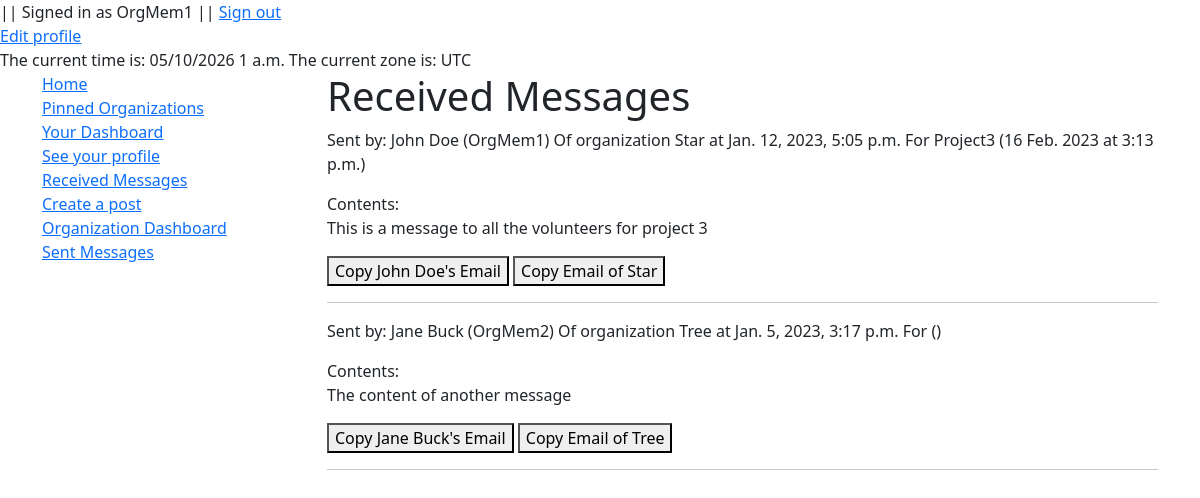
Page /Forum/received_messages (signed in) on the committed database.
### Forum/models.py (models this page shows, shortened)
class Message(models.Model):
    content = models.TextField(null=False, blank=False)
    sender = models.ForeignKey(Profile, on_delete=models.SET_NULL, null=True, related_name="sent_messages")
    event = models.ForeignKey(Event, on_delete=models.CASCADE, null=True, blank=True, related_name="messages")
    sending_org = models.ForeignKey(Organization, on_delete=models.SET_NULL, null=True, related_name="sent_messages")
    recipient = models.ManyToManyField(Profile, related_name='received_messages')
    timestamp = models.DateTimeField(auto_now_add=True, blank=True, null=True)

class Profile(User):
    birthday = models.DateField(default=timezone.now, blank=True, null=True)
    biography = models.TextField(default="I am a user of this website", null=True, blank=True)
    pinned = models.ManyToManyField(Organization, related_name="followers",blank=True)
    membership = models.ForeignKey(Organization, null=True, blank=True, on_delete=models.SET_NULL, related_name='members')
    class Meta:
        permissions = [
            ("can_post", "can post on behalf of an organization")
        ]

class Organization(models.Model):
    name = models.CharField(max_length=100, null=False, blank=False)
    about = models.TextField(null=False, blank=False)
    logo = models.ImageField(null=True, blank=True, upload_to='organization_logos')
    official_email = models.EmailField(null=True, blank=True)
    def __str__(self):
        return f"{self.name}"

class Event(models.Model):
    date = models.DateField(default=timezone.now, null=True, blank=True, validators=[MinValueValidator(timezone.now().date(), "valid values are not in the past")])
    time = models.TimeField(default=timezone.now, null=True, blank=True)
    open = models.BooleanField(default=True, null=False, blank=False)
    post = models.ForeignKey(Post, on_delete=models.CASCADE, related_name='project_times')
    @property
    def datetime(self):
        this_datetime = datetime.combine(self.date, self.time, timezone.utc)
        local_time = this_datetime.astimezone(timezone.get_current_timezone())
        date_str = format_date(local_time.date(), "j N Y")
        time_str = format_time(local_time.time(), 'g:i a')
        return f"{date_str} at {time_str}"

class Post(models.Model):
    title = models.CharField(max_length=150)
    body = models.TextField(null=False, blank=False)
    timestamp = models.DateTimeField(auto_now_add=True, blank=True, null=True)
    is_project = models.BooleanField(default=False, null=False, blank=False, verbose_name="Make this a project")
    author = models.ForeignKey(Profile, on_delete=models.SET_NULL, null=True, related_name='written_posts')
    organization = models.ForeignKey(Organization, on_delete=models.CASCADE, null=True, related_name='our_posts')

### Forum/views.py (the view)
# urls.py: path("received_messages", login_required(views.ReceivedMessagesView.as_view()), name = "received_messages"),
class ReceivedMessagesView(ListView):
    model = Message
    template_name = "Forum/message_pages/received_messages.html"
    def get_queryset(self, *args, **kwargs):
        queryset = super(ReceivedMessagesView, self).get_queryset(*args, **kwargs)
        current_profile = Profile.objects.get(pk=self.request.user.pk)
        return queryset.filter(recipient=current_profile).order_by("-timestamp")

### Forum/templates/Forum/message_pages/received_messages.html (shortened to what this page needs)
{% extends "Forum/layouts/sidebar_layout.html" %}
{% load static %}
{% block body %}
    <h1>Received Messages</h1>
    {% for message in message_list %}
        <div>
            <p>
                Sent by: {{ message.sender.get_full_name }} ({{ message.sender.username }})
                Of organization {{ message.sender.membership }}
                 at {{ message.timestamp }}
                For {{ message.event.post.title }} ({{ message.event.datetime }})
            </p>
            Contents:
            <p> {{ message.content }} </p>
            <button type="button" onclick="copy_text(this,'{{ message.sender.email}}')">Copy {{ message.sender.get_full_name }}'s Email</button>
            <button type="button" onclick="copy_text(this,'{{ message.sending_org.official_email}}')">Copy Email of {{message.sending_org.name}}</button>
            <hr>
        </div>
    {% empty %}
        <p> You have not received any messages yet </p>
    {% endfor %}
{% endblock %}

### Forum/templates/Forum/layouts/sidebar_layout.html (shortened to what this page needs)
<!DOCTYPE html>
<html lang="en">
    <head>
        {% load static %}
        {% load crispy_forms_tags %}
        <link href="https://cdn.jsdelivr.net/npm/bootstrap@5.2.3/dist/css/bootstrap.min.css" rel="stylesheet">
        <link rel="stylesheet" href="{% static 'Forum/style/stylesheet.css' %}">
    </head>
    <body>
        {% load tz %}
        {% get_current_timezone as TIME_ZONE %}
        <div id = "topbar">
            ||
            {% if user.is_authenticated %}
                Signed in as {{ request.user.username }} ||
                <a href="{% url 'sign_out' %}">Sign out</a> <br>
                <a href="{% url 'edit_profile' %}">Edit profile</a> <br>
            {% else %}
            <a href="{% url 'login' %}">Sign in</a> ||
            <a href="{% url 'sign_up' %}">Sign up</a> ||
            {% endif %}
            The current time is:
            {% now "SHORT_DATETIME_FORMAT" %}
            The current zone is:
            {{ TIME_ZONE }}
        </div>
        <div class="container container-fluid">
        <div class = "row">
            <div id ="sidebar" class = "col-3">
                <a href="{% url 'index' %}">Home</a> <br>
                {% if user.is_authenticated %}
                    <a href="{% url 'pinned_view' %}">Pinned Organizations</a> <br>
                    <a href="{% url 'your_project_view' %}">Your Dashboard</a> <br>
                    <a href="{% url 'profile_view' pk=user.pk %}">See your profile</a> <br>
                    <a href="{% url 'received_messages' %}">Received Messages</a> <br>
                    {% if perms.Forum.can_post %}
                        <a href="{% url 'create_post' %}">Create a post</a> <br>
                        <a href="{% url 'manage_posts_view' %}">Organization Dashboard</a> <br>
                        <a href="{% url 'sent_messages' %}">Sent Messages</a> <br>
                    {% endif %}
                {% endif %}
            </div>
            <div id = "body" class = "col">
                {% localtime on %}
                {% block body %}
                {% endblock %}
                {% endlocaltime %}
            </div>
        </div>
    </div>
    </body>
</html>

### rows in the picture
Message: sender.get_full_name "John Doe", sender.username "OrgMem1", sender.membership "Star", timestamp "Jan. 12, 2023, 5:05 p.m.", event.post "Project3", event.datetime "16 Feb. 2023 at 3:13 p.m.", content "This is a message to all the volunteers for project 3", sending_org.name "Star"
Message: sender.get_full_name "Jane Buck", sender.username "OrgMem2", sender.membership "Tree", timestamp "Jan. 5, 2023, 3:17 p.m.", content "The content of another message", sending_org.name "Tree"

### other values in the picture
{{ request.user.username }} "OrgMem1"
{{ TIME_ZONE }} "UTC"
